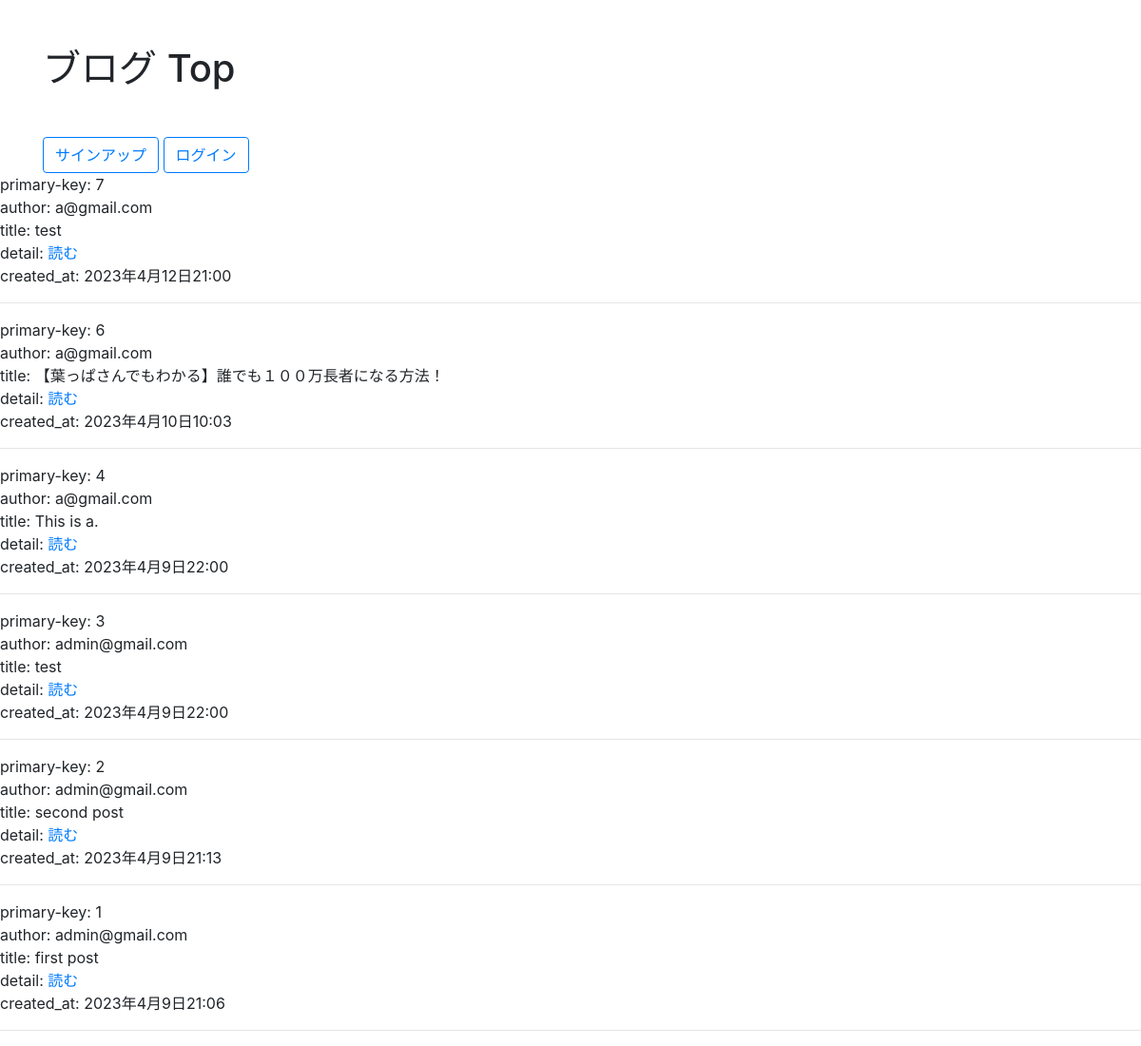
Screenshot of /blog/ with the database file from the repository.
### blog/models.py (models this page shows, shortened)
class Article(models.Model):
    author = models.ForeignKey(User, on_delete=models.CASCADE)
    title = models.CharField(max_length=30)
    body = models.TextField()
    created_at = models.DateTimeField(default=timezone.now)
    updated_at = models.DateTimeField(default=timezone.now)

### account/models.py (models this page shows)
class User(AbstractBaseUser, PermissionsMixin):
    email = models.EmailField(max_length=255, unique=True)
    created_at = models.DateTimeField(default=timezone.now)
    update_at = models.DateTimeField(default=timezone.now)
    is_staff = models.BooleanField(default=False)
    is_active = models.BooleanField(default=True)
    objects = UserManager()
    USERNAME_FIELD = "email"
    REQUIRED_FIELDS = []
    def __str__(self):
        return self.email

### blog/views.py (the view)
# urls.py: path('', views.article_view, name="article"),
def article_view(request):
    articles = Article.objects.all().order_by("-created_at")
    context = {'articles': articles}
    return render(request, "blog/article.html", context)

### blog/templates/blog/article.html (shortened to what this page needs)
{% extends "blog/blog-base.html" %}
{% block blog %}
<div>
    {% for article in articles %}
        primary-key: {{ article.pk }}<br>
        author: {{ article.author }}<br>
        title: {{ article.title }}<br>
        {% if admin %}
            detail: <a href="{% url 'blog:edit' article.pk %}">編集する</a><br>
        {% else %}
        detail: <a href="{% url 'blog:detail' article.pk %}">読む</a><br>
        {% endif %}
            created_at: {{ article.created_at }}
        <hr>
    {% endfor %}
</div>
{% endblock %}

### blog/templates/blog/blog-base.html (shortened to what this page needs)
{% extends "base.html" %}
{% block content %}
<div class="container">
    <h1 class="my-5">ブログ Top</h1>
    {% if user.is_authenticated %}
        <h1 class="my-5">こんにちは、{{ user.email }}！</h1>
        <a href="{% url 'account:logout' %}" class="btn btn-outline-primary">ログアウト</a>
        <a href="{% url 'blog:article' %}" class="btn btn-outline-primary">ブログトップ</a>
        <a href="{% url 'blog:admin' %}" class="btn btn-outline-primary">記事の管理</a>
        <a href="{% url 'blog:create' %}" class="btn btn-outline-primary">記事を書く</a>
    {% else %}
        <a href="{% url 'account:signup' %}" class="btn btn-outline-primary">サインアップ</a>
        <a href="{% url 'account:login' %}" class="btn btn-outline-primary">ログイン</a>
    {% endif %}
</div>
{% block blog %}{% endblock %}
{% endblock %}

### templates/base.html (shortened to what this page needs)
<!doctype html>
<html lang="ja">
  <head>
    <link rel="stylesheet" href="https://stackpath.bootstrapcdn.com/bootstrap/4.3.1/css/bootstrap.min.css">
  </head>
  <body>
    {% block content %}{% endblock %}
  </body>
</html>

### rows the page displays
Article: pk "7", author "a@gmail.com", title "test", created_at "2023年4月12日21:00"
Article: pk "6", author "a@gmail.com", title "【葉っぱさんでもわかる】誰でも１００万長者になる方法！", created_at "2023年4月10日10:03"
Article: pk "4", author "a@gmail.com", title "This is a.", created_at "2023年4月9日22:00"
Article: pk "3", author "admin@gmail.com", title "test", created_at "2023年4月9日22:00"
Article: pk "2", author "admin@gmail.com", title "second post", created_at "2023年4月9日21:13"
Article: pk "1", author "admin@gmail.com", title "first post", created_at "2023年4月9日21:06"
